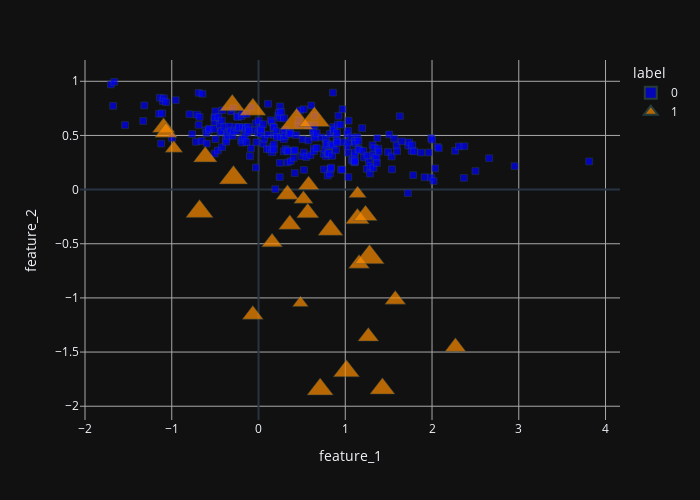

Source (notebook cell):
### Markdown cell above
Datensatz nach Random Oversampling in einem Streudiagramm anzeigen lassen und abspeichern. Die Anzahl an Datenpunkten wird dabei mit der Größe der Punkte skaliert.

### Code cell
visualize_save('bsp_plot_ros', size='number')

### Figure 1 — Plotly figure (JSON) as saved in the notebook; plotly's stock layout.template omitted (floating-point values rounded to 4 significant figures; data arrays with more than 128 entries replaced by an {"elided": "..."} marker saying what was removed)
{"data": [{"hovertemplate": "label=0<br>feature_1=%{x}<br>feature_2=%{y}<br>number=%{marker.size}<extra></extra>", "legendgroup": "0", "marker": {"color": "Blue", "size": {"elided": "270 int values"}, "sizemode": "area", "sizeref": 0.0425, "symbol": "square", "line": {"color": "DarkSlateGrey", "width": 0.5}}, "mode": "markers", "name": "0", "orientation": "v", "showlegend": true, "x": {"elided": "270 float values"}, "xaxis": "x", "y": {"elided": "270 float values"}, "yaxis": "y", "type": "scatter"}, {"hovertemplate": "label=1<br>feature_1=%{x}<br>feature_2=%{y}<br>number=%{marker.size}<extra></extra>", "legendgroup": "1", "marker": {"color": "DarkOrange", "size": [8, 8, 5, 12, 9, 10, 13, 7, 11, 7, 8, 8, 17, 4, 6, 8, 7, 15, 11, 10, 11, 9, 5, 7, 9, 7, 14, 10, 7, 7], "sizemode": "area", "sizeref": 0.0425, "symbol": "triangle-up", "line": {"color": "DarkSlateGrey", "width": 0.5}}, "mode": "markers", "name": "1", "orientation": "v", "showlegend": true, "x": [-1.094, -1.067, -0.9753, -0.6802, -0.6138, -0.3026, -0.2889, -0.06581, -0.06482, 0.1563, 0.3335, 0.3607, 0.4392, 0.483, 0.518, 0.5671, 0.5773, 0.6439, 0.7105, 0.8295, 1.014, 1.14, 1.142, 1.159, 1.233, 1.266, 1.28, 1.428, 1.577, 2.27], "xaxis": "x", "y": [0.5732, 0.5273, 0.3811, -0.2019, 0.3027, 0.7791, 0.1092, -1.155, 0.7399, -0.4867, -0.0444, -0.3219, 0.6213, -1.047, -0.08711, -0.2149, 0.04247, 0.6433, -1.844, -0.3714, -1.676, -0.2684, -0.03707, -0.6835, -0.2389, -1.357, -0.6245, -1.838, -1.016, -1.452], "yaxis": "y", "type": "scatter"}], "layout": {"xaxis": {"anchor": "y", "domain": [0.0, 1.0], "title": {"text": "feature_1"}, "showgrid": true, "gridwidth": 1, "gridcolor": "DarkGrey"}, "yaxis": {"anchor": "x", "domain": [0.0, 1.0], "title": {"text": "feature_2"}, "showgrid": true, "gridwidth": 1, "gridcolor": "DarkGrey"}, "legend": {"title": {"text": "label"}, "tracegroupgap": 0, "itemsizing": "constant"}, "margin": {"t": 60}, "height": 500, "width": 700, "plot_bgcolor": "rgba(0,0,0,0)"}}
